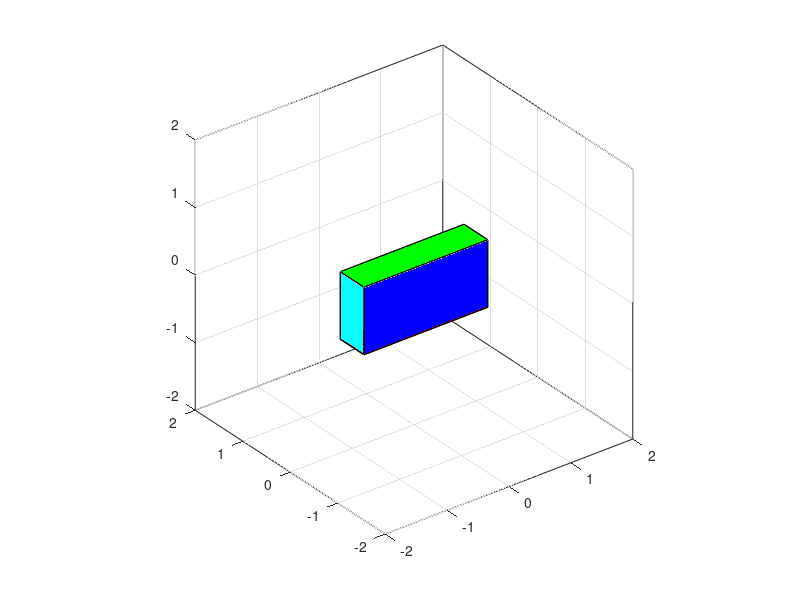

The MATLAB script that drew this image: (Note: this script raises an error after producing the figure.)
%%%%%%%%%%%%%%%%%%%%%%%%%%%%%%%%
%  ECE10, Single Axis Rotation
%  Prof. Dejan Milutinovic
%  UC Santa Cruz
%%%%%%%%%%%%%%%%%%%%%%%%%%%%%%%%
clear all
close all
L=2;
W=0.5;
H=1;
pauseVar=0.1;
x(1)=-L/2;y(1)=-W/2;z(1)=-H/2;
x(2)=L/2;y(2)=-W/2;z(2)=-H/2;
x(3)=L/2;y(3)=W/2;z(3)=-H/2;
x(4)=-L/2;y(4)=W/2;z(4)=-H/2;
x(5)=-L/2;y(5)=-W/2;z(5)=H/2;
x(6)=L/2;y(6)=-W/2;z(6)=H/2;
x(7)=L/2;y(7)=W/2;z(7)=H/2;
x(8)=-L/2;y(8)=W/2;z(8)=H/2;
 % Draw box
 figure(1);
 fill3(x(1:4),y(1:4),z(1:4),'r'), hold on
 fill3(x(5:8),y(5:8),z(5:8),'g')
  fill3([x(1) x(2) x(6) x(5)],...
        [y(1) y(2) y(6) y(5)],...
        [z(1) z(2) z(6) z(5)],'b');
 fill3([x(2) x(3) x(7) x(6)],...
       [y(2) y(3) y(7) y(6)],...
       [z(2) z(3) z(7) z(6)],'y');
 fill3([x(3) x(4) x(8) x(7)],...
       [y(3) y(4) y(8) y(7)],...
       [z(3) z(4) z(8) z(7)],'m');
 fill3([x(1) x(5) x(8) x(4)],...
       [y(1) y(5) y(8) y(4)],...
       [z(1) z(5) z(8) z(4)],'c');
axis equal
axis([-L L -L L -L L]); 
grid on;
pause(pauseVar);
hold off;
%Rotation
u=[-1;-1;-1]; %fixed axis
iangle=5;
Rot=RotMatrix(u,iangle*pi/180);
for k=1:round(360*6/iangle),
   for i=1:8,
     tmp=Rot*[x(i);y(i);z(i)];  
     x(i)=tmp(1);
     y(i)=tmp(2);
     z(i)=tmp(3);
   end
   % Draw box
   figure(1)
   fill3(x(1:4),y(1:4),z(1:4),'r'), hold on
   fill3(x(5:8),y(5:8),z(5:8),'g')
   fill3(x(5:8),y(5:8),z(5:8),'g')
   fill3([x(1) x(2) x(6) x(5)],...
         [y(1) y(2) y(6) y(5)],...
         [z(1) z(2) z(6) z(5)],'b');
   fill3([x(2) x(3) x(7) x(6)],...
         [y(2) y(3) y(7) y(6)],...
         [z(2) z(3) z(7) z(6)],'y');
   fill3([x(3) x(4) x(8) x(7)],...
         [y(3) y(4) y(8) y(7)],...
         [z(3) z(4) z(8) z(7)],'m');
   fill3([x(1) x(5) x(8) x(4)],...
         [y(1) y(5) y(8) y(4)],...
         [z(1) z(5) z(8) z(4)],'c');
   axis equal
   axis([-L L -L L -L L]); 
   xlabel('x');
   ylabel('y');
   zlabel('z');
   grid on;
   %pause(pauseVar);
   hold off;
 end
% 
